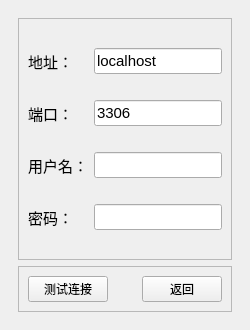
<?xml version="1.0" encoding="UTF-8"?>
<ui version="4.0">
 <class>LoginWindow</class>
 <widget class="QMainWindow" name="LoginWindow">
  <property name="geometry">
   <rect>
    <x>0</x>
    <y>0</y>
    <width>250</width>
    <height>330</height>
   </rect>
  </property>
  <property name="cursor">
   <cursorShape>ArrowCursor</cursorShape>
  </property>
  <property name="windowTitle">
   <string>TA</string>
  </property>
  <widget class="QWidget" name="centralwidget">
   <layout class="QHBoxLayout" name="horizontalLayout_4">
    <item>
     <widget class="QStackedWidget" name="stackedWidget">
      <property name="currentIndex">
       <number>2</number>
      </property>
      <widget class="QWidget" name="login_page">
       <layout class="QVBoxLayout" name="verticalLayout_3">
        <item>
         <widget class="QLabel" name="welcomeLabel">
          <property name="font">
           <font>
            <family>Microsoft YaHei UI</family>
            <pointsize>15</pointsize>
           </font>
          </property>
          <property name="text">
           <string>欢迎登录</string>
          </property>
          <property name="alignment">
           <set>Qt::AlignmentFlag::AlignCenter</set>
          </property>
         </widget>
        </item>
        <item>
         <widget class="QFrame" name="frame">
          <property name="frameShape">
           <enum>QFrame::Shape::StyledPanel</enum>
          </property>
          <property name="frameShadow">
           <enum>QFrame::Shadow::Raised</enum>
          </property>
          <layout class="QGridLayout" name="gridLayout_4">
           <item row="0" column="0">
            <widget class="QLabel" name="usernameLabel_3">
             <property name="text">
              <string>用户名：</string>
             </property>
            </widget>
           </item>
           <item row="0" column="1">
            <widget class="QLineEdit" name="logNameLine"/>
           </item>
           <item row="1" column="0">
            <widget class="QLabel" name="userpassLabel_3">
             <property name="text">
              <string>密码：</string>
             </property>
            </widget>
           </item>
           <item row="1" column="1">
            <widget class="QLineEdit" name="logPassLine"/>
           </item>
           <item row="2" column="0">
            <widget class="QPushButton" name="log2setButton">
             <property name="sizePolicy">
              <sizepolicy hsizetype="Fixed" vsizetype="Fixed">
               <horstretch>0</horstretch>
               <verstretch>0</verstretch>
              </sizepolicy>
             </property>
             <property name="minimumSize">
              <size>
               <width>20</width>
               <height>20</height>
              </size>
             </property>
             <property name="maximumSize">
              <size>
               <width>20</width>
               <height>20</height>
              </size>
             </property>
             <property name="cursor">
              <cursorShape>PointingHandCursor</cursorShape>
             </property>
             <property name="layoutDirection">
              <enum>Qt::LayoutDirection::LeftToRight</enum>
             </property>
             <property name="styleSheet">
              <string notr="true">QPushButton{
	border-image: url(:/setting.png);
}</string>
             </property>
             <property name="text">
              <string/>
             </property>
             <property name="flat">
              <bool>true</bool>
             </property>
            </widget>
           </item>
           <item row="2" column="1">
            <widget class="QPushButton" name="log2regButton">
             <property name="sizePolicy">
              <sizepolicy hsizetype="Preferred" vsizetype="Fixed">
               <horstretch>0</horstretch>
               <verstretch>0</verstretch>
              </sizepolicy>
             </property>
             <property name="maximumSize">
              <size>
               <width>40</width>
               <height>16777215</height>
              </size>
             </property>
             <property name="cursor">
              <cursorShape>PointingHandCursor</cursorShape>
             </property>
             <property name="layoutDirection">
              <enum>Qt::LayoutDirection::LeftToRight</enum>
             </property>
             <property name="styleSheet">
              <string notr="true">QPushButton{
	color: rgb(0, 150, 225);
}

QPushButton:hover{
	text-decoration:underline;
}</string>
             </property>
             <property name="text">
              <string>注册</string>
             </property>
             <property name="default">
              <bool>false</bool>
             </property>
             <property name="flat">
              <bool>true</bool>
             </property>
            </widget>
           </item>
          </layout>
         </widget>
        </item>
        <item>
         <widget class="QPushButton" name="loginButton">
          <property name="sizePolicy">
           <sizepolicy hsizetype="Minimum" vsizetype="Preferred">
            <horstretch>0</horstretch>
            <verstretch>0</verstretch>
           </sizepolicy>
          </property>
          <property name="maximumSize">
           <size>
            <width>16777215</width>
            <height>40</height>
           </size>
          </property>
          <property name="font">
           <font>
            <pointsize>13</pointsize>
           </font>
          </property>
          <property name="text">
           <string>登录</string>
          </property>
         </widget>
        </item>
       </layout>
      </widget>
      <widget class="QWidget" name="register_page">
       <layout class="QVBoxLayout" name="verticalLayout">
        <item>
         <widget class="QFrame" name="frame_3">
          <property name="sizePolicy">
           <sizepolicy hsizetype="Preferred" vsizetype="Preferred">
            <horstretch>0</horstretch>
            <verstretch>0</verstretch>
           </sizepolicy>
          </property>
          <property name="frameShape">
           <enum>QFrame::Shape::StyledPanel</enum>
          </property>
          <property name="frameShadow">
           <enum>QFrame::Shadow::Raised</enum>
          </property>
          <layout class="QGridLayout" name="gridLayout_2">
           <item row="0" column="0">
            <widget class="QLabel" name="label_4">
             <property name="font">
              <font>
               <pointsize>13</pointsize>
              </font>
             </property>
             <property name="text">
              <string>姓名：</string>
             </property>
            </widget>
           </item>
           <item row="0" column="1">
            <widget class="QLineEdit" name="regNameLine">
             <property name="font">
              <font>
               <pointsize>13</pointsize>
              </font>
             </property>
            </widget>
           </item>
           <item row="1" column="0">
            <widget class="QLabel" name="label_5">
             <property name="font">
              <font>
               <pointsize>13</pointsize>
              </font>
             </property>
             <property name="text">
              <string>学号：</string>
             </property>
            </widget>
           </item>
           <item row="1" column="1">
            <widget class="QLineEdit" name="IDLine">
             <property name="font">
              <font>
               <pointsize>13</pointsize>
              </font>
             </property>
            </widget>
           </item>
           <item row="2" column="0">
            <widget class="QLabel" name="label_6">
             <property name="font">
              <font>
               <pointsize>13</pointsize>
              </font>
             </property>
             <property name="text">
              <string>密码：</string>
             </property>
            </widget>
           </item>
           <item row="2" column="1">
            <widget class="QLineEdit" name="passLine">
             <property name="font">
              <font>
               <pointsize>13</pointsize>
              </font>
             </property>
            </widget>
           </item>
          </layout>
         </widget>
        </item>
        <item>
         <widget class="QFrame" name="frame_2">
          <property name="sizePolicy">
           <sizepolicy hsizetype="Preferred" vsizetype="Maximum">
            <horstretch>0</horstretch>
            <verstretch>0</verstretch>
           </sizepolicy>
          </property>
          <property name="frameShape">
           <enum>QFrame::Shape::StyledPanel</enum>
          </property>
          <property name="frameShadow">
           <enum>QFrame::Shadow::Raised</enum>
          </property>
          <layout class="QHBoxLayout" name="horizontalLayout_2">
           <item>
            <widget class="QPushButton" name="regiButton">
             <property name="sizePolicy">
              <sizepolicy hsizetype="Fixed" vsizetype="Fixed">
               <horstretch>0</horstretch>
               <verstretch>0</verstretch>
              </sizepolicy>
             </property>
             <property name="text">
              <string>注册</string>
             </property>
            </widget>
           </item>
           <item>
            <spacer name="horizontalSpacer_2">
             <property name="orientation">
              <enum>Qt::Orientation::Horizontal</enum>
             </property>
             <property name="sizeHint" stdset="0">
              <size>
               <width>40</width>
               <height>20</height>
              </size>
             </property>
            </spacer>
           </item>
           <item>
            <widget class="QPushButton" name="reg2logButton">
             <property name="sizePolicy">
              <sizepolicy hsizetype="Fixed" vsizetype="Fixed">
               <horstretch>0</horstretch>
               <verstretch>0</verstretch>
              </sizepolicy>
             </property>
             <property name="text">
              <string>取消</string>
             </property>
            </widget>
           </item>
          </layout>
         </widget>
        </item>
       </layout>
      </widget>
      <widget class="QWidget" name="setting_page">
       <layout class="QVBoxLayout" name="verticalLayout_2">
        <item>
         <widget class="QFrame" name="frame_4">
          <property name="frameShape">
           <enum>QFrame::Shape::StyledPanel</enum>
          </property>
          <property name="frameShadow">
           <enum>QFrame::Shadow::Raised</enum>
          </property>
          <layout class="QGridLayout" name="gridLayout_5">
           <item row="0" column="0">
            <widget class="QLabel" name="label_7">
             <property name="font">
              <font>
               <pointsize>11</pointsize>
              </font>
             </property>
             <property name="text">
              <string>地址：</string>
             </property>
            </widget>
           </item>
           <item row="0" column="1">
            <widget class="QLineEdit" name="sqlIPLine">
             <property name="font">
              <font>
               <pointsize>11</pointsize>
              </font>
             </property>
             <property name="text">
              <string>localhost</string>
             </property>
            </widget>
           </item>
           <item row="1" column="0">
            <widget class="QLabel" name="label_8">
             <property name="font">
              <font>
               <pointsize>11</pointsize>
              </font>
             </property>
             <property name="text">
              <string>端口：</string>
             </property>
            </widget>
           </item>
           <item row="1" column="1">
            <widget class="QLineEdit" name="sqlPortLine">
             <property name="font">
              <font>
               <pointsize>11</pointsize>
              </font>
             </property>
             <property name="text">
              <string>3306</string>
             </property>
            </widget>
           </item>
           <item row="2" column="0">
            <widget class="QLabel" name="label_9">
             <property name="font">
              <font>
               <pointsize>11</pointsize>
              </font>
             </property>
             <property name="text">
              <string>用户名：</string>
             </property>
            </widget>
           </item>
           <item row="2" column="1">
            <widget class="QLineEdit" name="sqlUserLine">
             <property name="font">
              <font>
               <pointsize>11</pointsize>
              </font>
             </property>
            </widget>
           </item>
           <item row="3" column="0">
            <widget class="QLabel" name="label_10">
             <property name="font">
              <font>
               <pointsize>11</pointsize>
              </font>
             </property>
             <property name="text">
              <string>密码：</string>
             </property>
            </widget>
           </item>
           <item row="3" column="1">
            <widget class="QLineEdit" name="sqlPassLine">
             <property name="font">
              <font>
               <pointsize>11</pointsize>
              </font>
             </property>
            </widget>
           </item>
          </layout>
         </widget>
        </item>
        <item>
         <widget class="QFrame" name="frame_5">
          <property name="sizePolicy">
           <sizepolicy hsizetype="Preferred" vsizetype="Maximum">
            <horstretch>0</horstretch>
            <verstretch>0</verstretch>
           </sizepolicy>
          </property>
          <property name="frameShape">
           <enum>QFrame::Shape::StyledPanel</enum>
          </property>
          <property name="frameShadow">
           <enum>QFrame::Shadow::Raised</enum>
          </property>
          <layout class="QHBoxLayout" name="horizontalLayout_3">
           <item>
            <widget class="QPushButton" name="connectButton">
             <property name="sizePolicy">
              <sizepolicy hsizetype="Maximum" vsizetype="Fixed">
               <horstretch>0</horstretch>
               <verstretch>0</verstretch>
              </sizepolicy>
             </property>
             <property name="text">
              <string>测试连接</string>
             </property>
            </widget>
           </item>
           <item>
            <spacer name="horizontalSpacer_3">
             <property name="orientation">
              <enum>Qt::Orientation::Horizontal</enum>
             </property>
             <property name="sizeHint" stdset="0">
              <size>
               <width>29</width>
               <height>20</height>
              </size>
             </property>
            </spacer>
           </item>
           <item>
            <widget class="QPushButton" name="set2logButton">
             <property name="text">
              <string>返回</string>
             </property>
            </widget>
           </item>
          </layout>
         </widget>
        </item>
       </layout>
      </widget>
     </widget>
    </item>
   </layout>
  </widget>
 </widget>
 <resources/>
 <connections/>
</ui>
